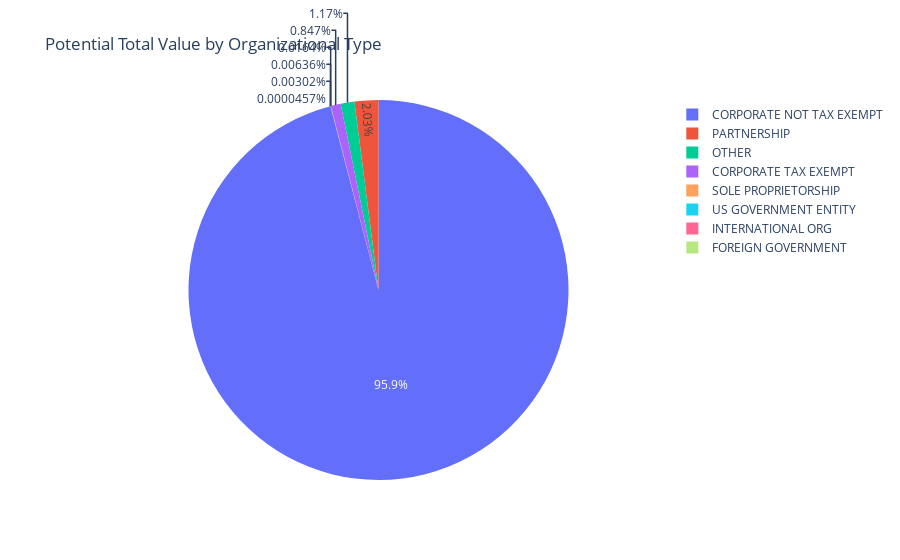

The cell this chart's notebook holds for it:
### Code cell
# Funding by business type
business_type_summary = data.groupby('organizational_type')['potential_total_value_of_award'].sum().reset_index()

# Create the pie chart
fig = px.pie(business_type_summary, values='potential_total_value_of_award', names='organizational_type',
             title='Potential Total Value by Organizational Type',
             labels={'organizational_type': 'Organizational Type', 'potential_total_value_of_award': 'Potential Total Value (USD)'})

fig.show()

### Figure 1 — Plotly figure (JSON) as saved in the notebook; plotly's stock layout.template omitted (floating-point values rounded to 4 significant figures)
{"data": [{"domain": {"x": [0, 1], "y": [0, 1]}, "hovertemplate": "Organizational Type=%{label}<br>Potential Total Value (USD)=%{value}<extra></extra>", "labels": ["CORPORATE NOT TAX EXEMPT", "CORPORATE TAX EXEMPT", "FOREIGN GOVERNMENT", "INTERNATIONAL ORG", "OTHER", "PARTNERSHIP", "SOLE PROPRIETORSHIP", "US GOVERNMENT ENTITY"], "legendgroup": "", "name": "", "showlegend": true, "type": "pie", "values": [629446833215, 5560000000.0, 300000, 19810000.0, 7675000000.0, 13300000000.0, 107600000.0, 41750000.0]}], "layout": {"legend": {"tracegroupgap": 0}, "title": {"text": "Potential Total Value by Organizational Type"}}}
